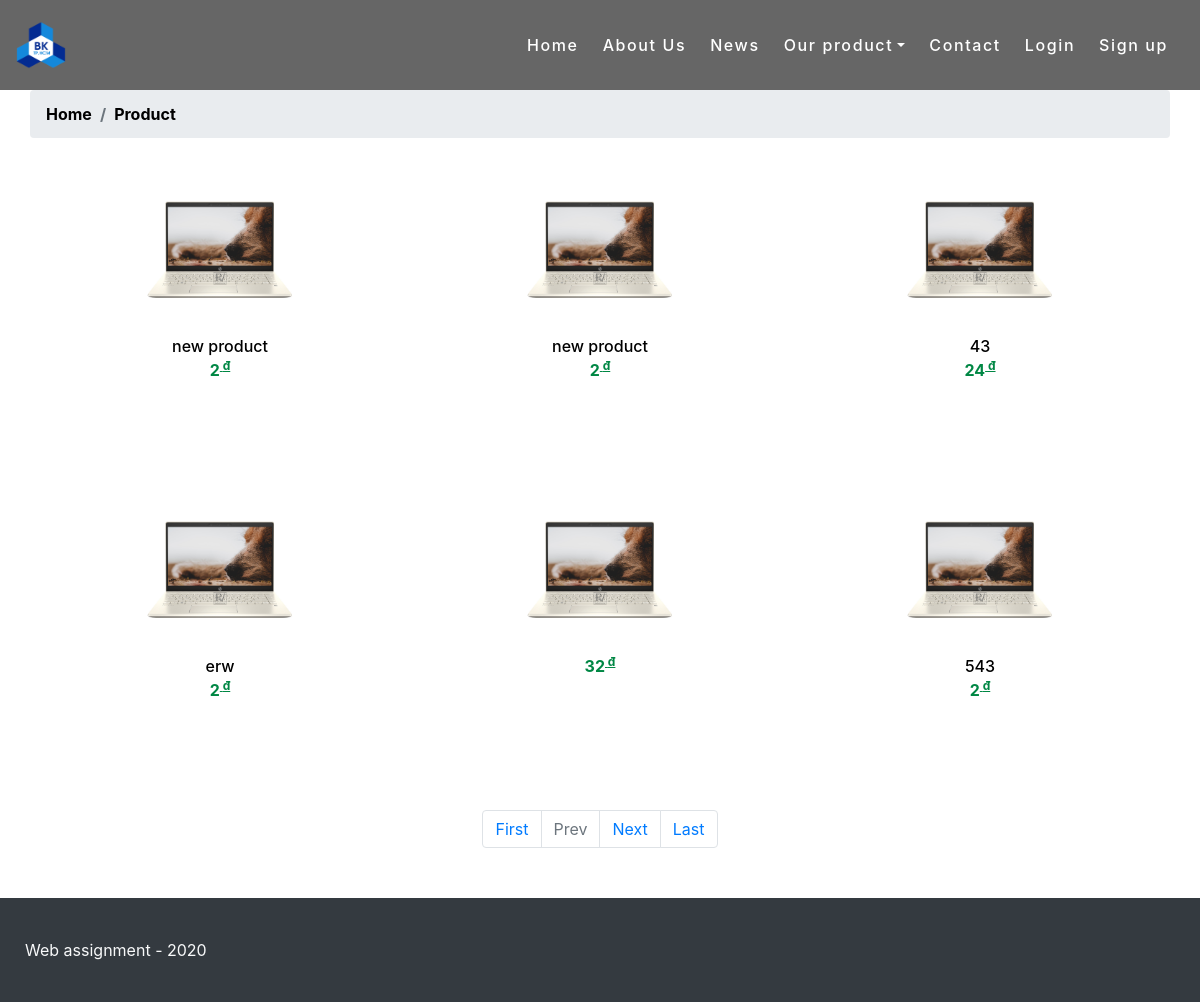
The page /product.php?categoryId=7 on the database its author committed.
### tables this page shows
CREATE TABLE `product` (
  `id` int(11) NOT NULL,
  `product_name` varchar(100) NOT NULL,
  `description` varchar(1000) DEFAULT NULL,
  `category_id` int(11) NOT NULL,
  `price` double NOT NULL DEFAULT 0,
  `is_active` tinyint(1) DEFAULT 1,
  `status` varchar(50) DEFAULT 'AVAILABLE',
  `image` varchar(500)
);

### model/Product.php (called while the page is built, shortened)
<?php
class Product
{
    public $id;
    public function __construct($object)
    {
        if (isset($object->id))
            $this->id = $object->id;
        $this->product_name = $object->product_name;
        $this->price = $object->price;
        if (isset($object->image))
            $this->image = $object->image;
    }
    private function setRating(){
        $query = "SELECT AVG(rating) as avg_rating, COUNT(*) as total FROM product_rating WHERE product_id = ?";
        $result = runQuery($query, ["i", &$this->id])->fetch_object();
    }
    public static function getByCategoryByPage($categoryId, $pageNum, $pageSize){
        $offset = $pageNum * $pageSize;
        $query = "SELECT * FROM product WHERE category_id = ? AND is_active = true LIMIT ? OFFSET ?";
        $param = ["iii", &$categoryId, &$pageSize, &$offset];
        $result = runQuery($query, $param);
        $response = [];
        while ($row = $result->fetch_object()) {
            $product = new Product($row);
            $product->setRating();
            array_push($response, $product);
        }
        return $response;
    }
    public static function countByCategory($categoryId){
        $query = "SELECT COUNT(*) AS total FROM product WHERE category_id = ? AND is_active=true";
        $result = runQuery($query, ['i', &$categoryId]);
        return $result->fetch_object()->total;
    }
}

### util.php (called while the page is built, shortened)
<?php
$servername = "localhost";
$dBUsername = "root";
$dBPassword = "";
$dBName = "company";
$conn = mysqli_connect($servername, $dBUsername, $dBPassword, $dBName);
function runQuery($query, $param = null, $isSelect = true)
{
    global $conn;
    $stmt = $conn->prepare($query);
    if ($param != null){
        call_user_func_array(array($stmt, 'bind_param'), $param);
    }
    if (!$stmt->execute()) {
        serverErrorResponse($conn->error);
    }
    if ($isSelect)
        return $stmt->get_result();
    else
        return $stmt->affected_rows;
}
?>

### view/product_list_view.php (the view, shortened to what this page needs)
<?php
include 'LayOut/header.php';
$page = isset($_GET['page']) ? $_GET['page'] : 1;
$pageSize = 6;
if (isset($_GET['categoryId'])){
    $categoryId = $_GET['categoryId'];
    $product_list = Product::getByCategoryByPage($categoryId, $page - 1, $pageSize);
    $total = Product::countByCategory($categoryId);
}
else {
    $product_list = Product::getActiveByPage($page - 1, $pageSize);
    $total = Product::countAllActive();
}
$num_page = ceil($total / $pageSize);
?>
<nav aria-label="breadcrumb">
    <ol class="breadcrumb container">
        <li class="breadcrumb-item"><a href="index.php" style="color: black">Home</a></li>
        <li class="breadcrumb-item active" aria-current="page">Product</li>
    </ol>
</nav>
<div class="container">
    <div class="row">
            <?php
            foreach ($product_list as $product){
            ?>
                <div class="col-lg-4 col-md-4 col-sm-4  col-6  d-flex justify-content-center">
                    <div class="card">
                        <img src="Public/images/products/<?php echo $product->image ?>"  class="card-img-top" title="<?php echo $product->product_name ?>">
                        <div class="card-body">
                            <p class="card-text text-center"><a href="product.php?id=<?php echo $product->id ?>" class="product_name" ><?php echo $product->product_name?></a></p>
                            <p class="text-center align-content-center price"><?php echo $product->price?><sup style="text-decoration:underline"> đ</sup></p>
                            <div class="star">
                            </div>
                        </div>
                    </div>
                </div>
                <?php
            }
            ?>
    </div>
    <ul class="pagination justify-content-center mb-4 mt-3">
        <li class="page-item"><a href="?page=1<?php if (isset($categoryId)) {echo "&categoryId=" .$categoryId;} ?>" class="page-link">First</a></li>
        <li class="<?php if($page == 1){ echo 'disabled'; } ?> page-item">
            <a href="<?php if($page == 1) { echo '#'; } else { echo "?page=" .($page - 1); if (isset($categoryId)) {echo "&categoryId=" .$categoryId;} } ?>" class="page-link">Prev</a>
        </li>
        <li class="<?php if($page >= $num_page){ echo 'disabled'; } ?> page-item">
            <a href="<?php if($page >= $num_page){ echo '#'; } else { echo "?page=".($page + 1); if (isset($categoryId)) {echo "&categoryId=" .$categoryId;} } ?> " class="page-link">Next</a>
        </li>
        <li class="page-item"><a href="?page=<?php echo $num_page; if (isset($categoryId)) {echo "&categoryId=" .$categoryId;} ?>" class="page-link">Last</a></li>
    </ul>
</div>
<?php
include 'LayOut/footer.php';
?>

### Public/styles/indexCss.css (style rules this page uses)
body { overflow-x: hidden; }
.breadcrumb-item { color: black !important; font-weight: 700; }
.card { border: none !important; padding: 0px !important; margin: 0px !important; }
.card-img-top { width: 100%; height: 15vw; object-fit: cover; }
.card-body { padding-top: 0px !important; margin-bottom: 0px !important;; }
.star { text-align: center; height: 3vw; }
.price { color: #008744; font-weight: 700; padding-top: 0px !important; }
.card-text { margin-top: 0px !important; color: #0363cd !important; font-weight: 500 !important; margin-bottom: 0px !important; }
.card { padding-left: 0px !important; padding-right: 0px !important; border: none !important; padding-top: 0px !important; margin: 0px !important; }
.card { border: none !important; padding: 0px !important; margin: 0px !important; height: 20rem; }
.card-img-top { margin: 0px !important; padding: 0px !important; }
.card-body { padding-top: 0px !important; }
.star { margin-top: -10px !important; align-content: center; }
.product_name { text-decoration: none !important; color: black !important; }

### Public/styles/addProduct.css (style rules this page uses)
body { font-family: sans-serif; color: #333; overflow-x: hidden; font-size: 14px; }
ul { list-style: none; list-style-type: none; }
li a { text-decoration: none; display: block; color: black; }

### rows shown on the page
product: image (picture), product_name "new product", price "2"
product: image (picture), product_name "new product", price "2"
product: image (picture), product_name "43", price "24"
product: image (picture), product_name "erw", price "2"
product: image (picture), price "32"
product: image (picture), product_name "543", price "2"
